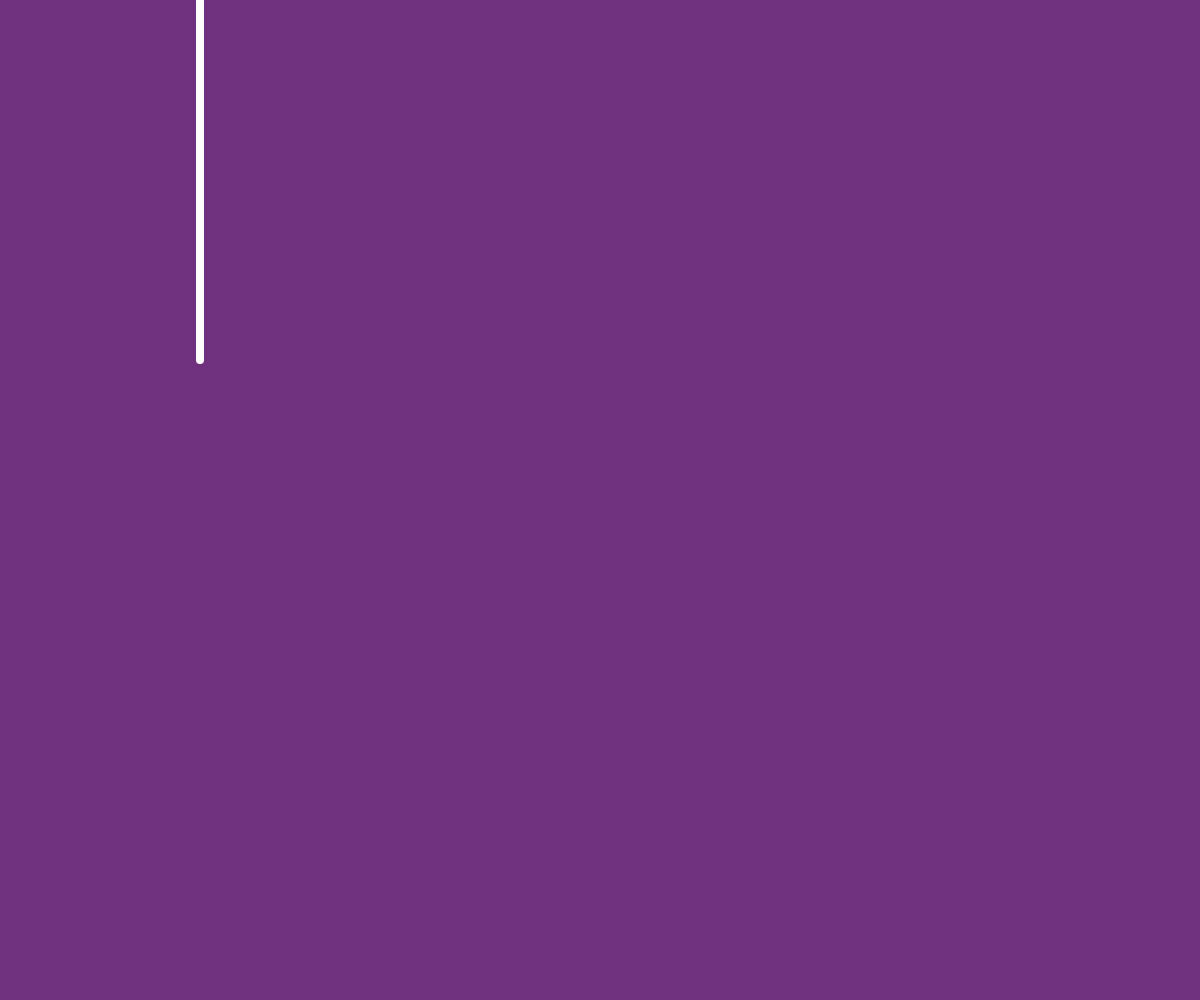
Frame 1 (no input)
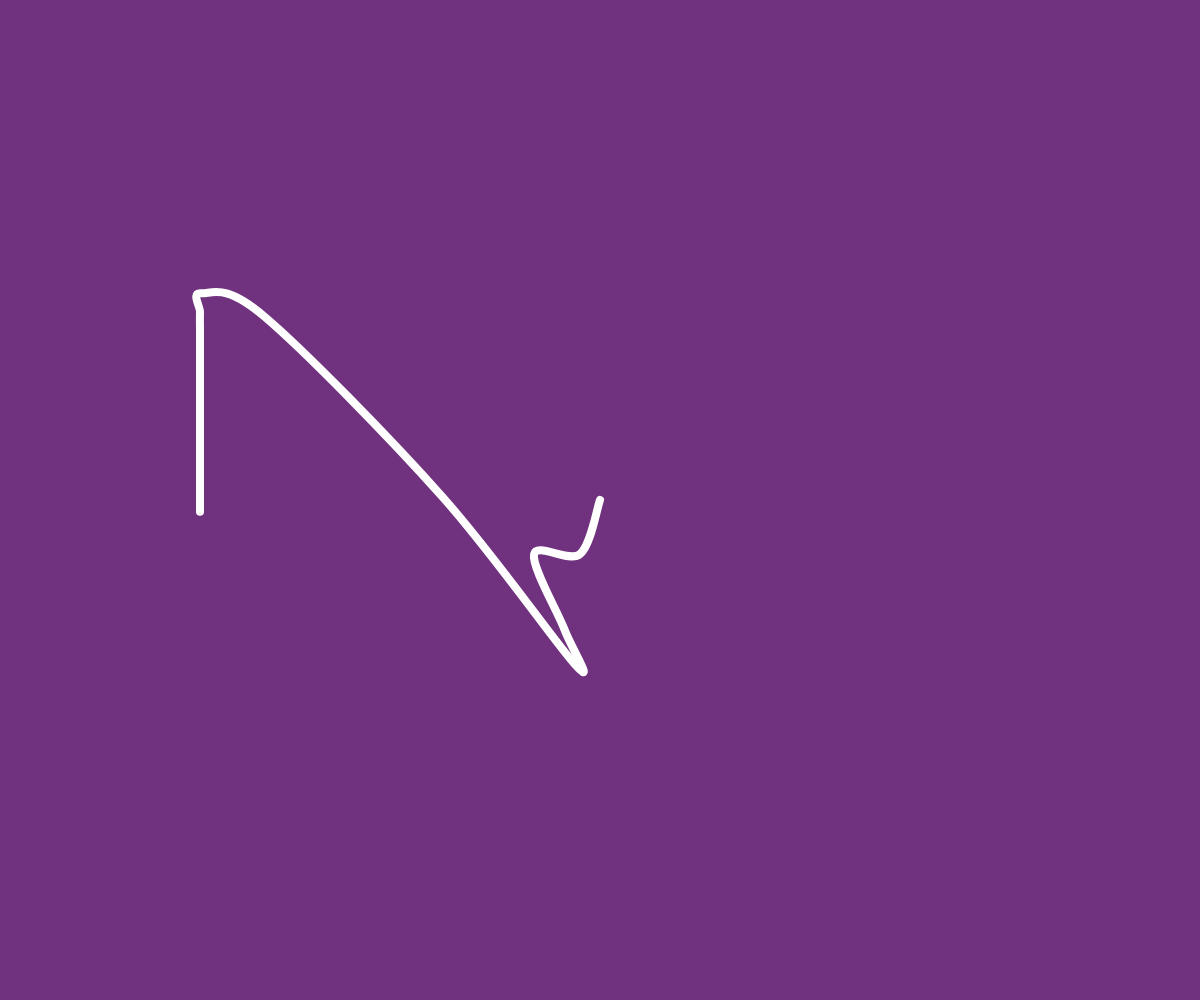
Frame 60 (no input)
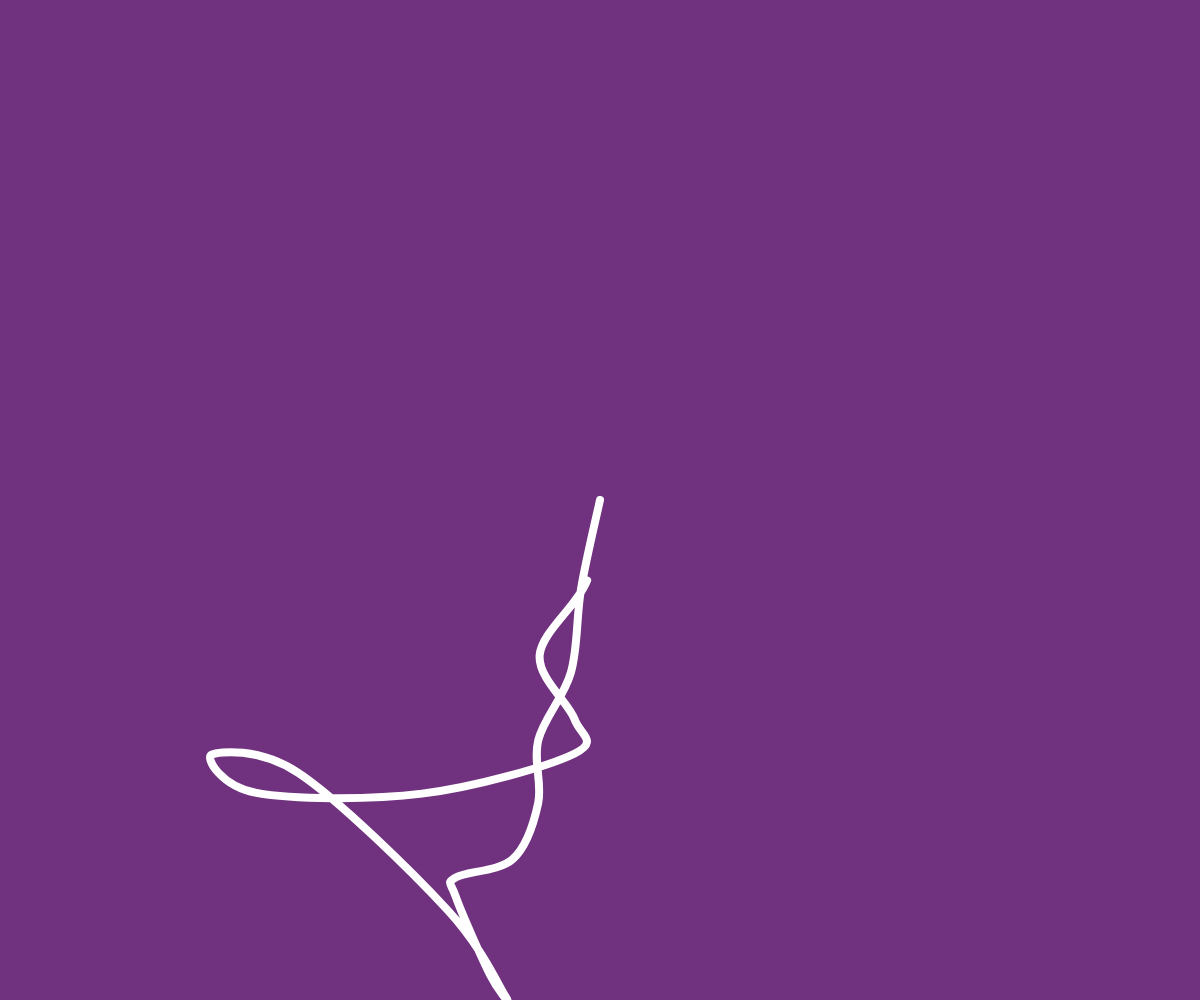
Frame 120 (the mouse pressed at the canvas centre since frame 60)

The p5.js sketch that drew these frames (run headless with seeded random() and noise() and a simulated clock; from frame 60 on, the mouse is pressed at the canvas centre):

// p5.js sketch
// ── sketch.js
let particles = [];
let springs = [];
let grav;
let k = .01;

let spacing = 20;
const N = 20;

function setup() {
    createCanvas(innerWidth, innerHeight);

    for (let i = 0; i < N; i++) {
        particles[i] = new Particle(200, i * spacing);
        if (i !== 0) {
            let a = particles[i];
            let b = particles[i - 1];
            let spring = new Spring(k, spacing, a, b);
            springs.push(spring);
        }
    }

    grav = createVector(0, .1);
}

function draw() {
    background(112, 50, 127);

    for (let spring of springs) {
        spring.update();
        // spring.show();
    }

    let head = particles[0];
    noFill();
    stroke(255);
    strokeWeight(8);
    beginShape();
    curveVertex(head.pos.x, head.pos.y);
    for (let particle of particles) {
        particle.applyForce(grav);
        particle.update();
        curveVertex(particle.pos.x, particle.pos.y);
        // particle.show();
    }
    endShape();
    let tail = particles[particles.length - 1];
    curveVertex(tail.pos.x, tail.pos.y);

    if (mouseIsPressed) {
        tail.pos.set(mouseX, mouseY);
        tail.vel.set(0, 0);
    }
    particles[0].lock = true;
    particles[0].pos.set(width / 2, height / 2);

    // vel.add(force);
    // vel.add(grav);
    // bob.add(vel);
    // vel.mult(.99);
}
// ── particle.js
class Particle {
    constructor(x, y) {
        this.acc = createVector(0, 0);
        this.vel = createVector(0, 0);
        this.pos = createVector(x, y);
        this.mass = 1;
        this.lock = false;
    }

    applyForce(force) {
        let f = force.copy();
        f.div(this.mass);
        this.acc.add(f);
    }

    update() {
        if (!this.lock) {
            this.vel.mult(.99);

            this.vel.add(this.acc);
            this.pos.add(this.vel);
            this.acc.mult(0);
        }
    }

    show() {
        stroke(255);
        strokeWeight(2);
        fill(45, 197, 244);
        ellipse(this.pos.x, this.pos.y, 16);
    }
}
// ── spring.js
class Spring {
    constructor(k, rest, a, b) {
        this.k = k;
        this.rest = rest;
        this.a = a;
        this.b = b;



    }

    update() {
        let force = p5.Vector.sub(this.b.pos, this.a.pos);
        let x = force.mag() - this.rest;
        force.normalize();
        force.mult(this.k * x);
        this.a.applyForce(force);
        force.mult(-1);
        this.b.applyForce(force);

    }

    show() {
        strokeWeight(4);
        stroke(255);
        line(
            this.a.pos.x,
            this.a.pos.y,
            this.b.pos.x,
            this.b.pos.y
        );
    }
}
